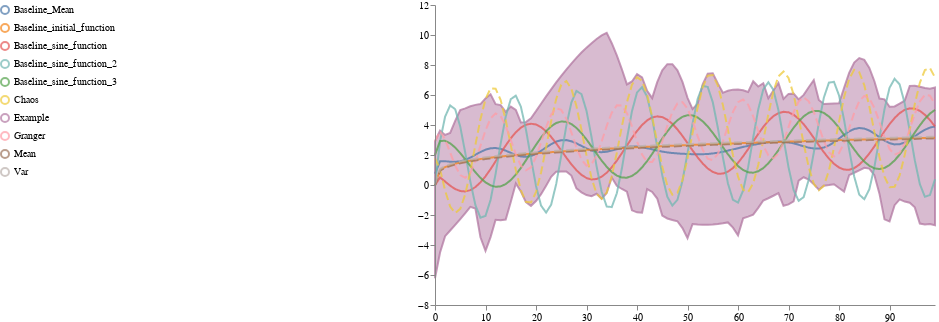
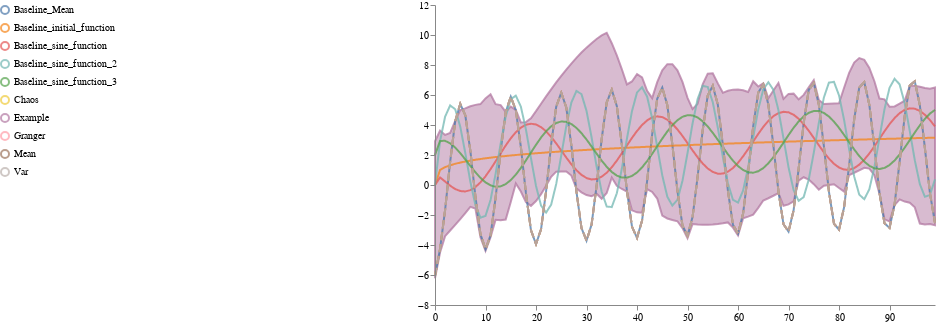
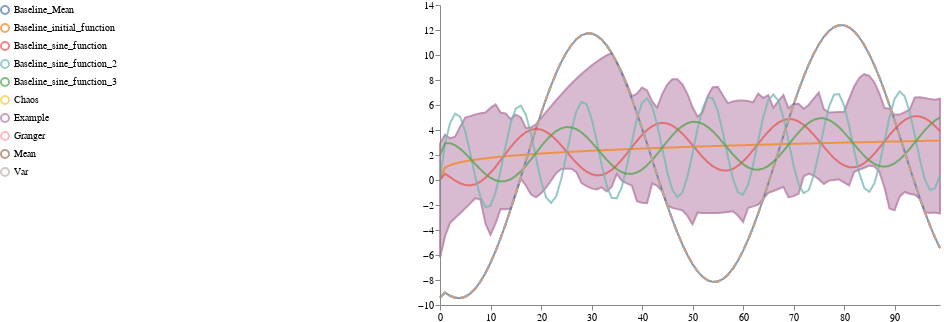
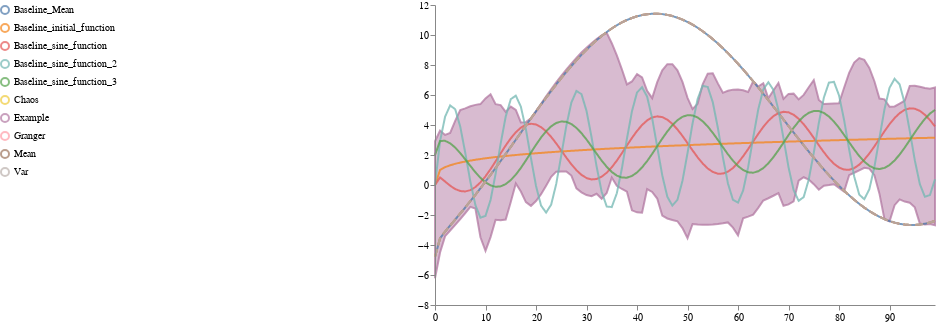

Write notebook code for charts like these, in order.
### Code cell
# #'timepoint_id', 'sample_id'
# sine_distribution = pd.read_csv("paper_sine_05/paper_sine_05_new_df.csv")
# sine_distribution = sine_distribution.rename(
#             columns={
#                 'Unnamed: 0.1': "timepoint_id",
#                 'Unnamed: 0': "100",
#             }
#         )
# sine_distribution = sine_distribution.melt(id_vars=["timepoint_id"], 
#         var_name="sample_id", 
#         value_name="same_stat_state")
name = "all_functions_kmeans"
timepoint_list = []
sine_list = []
sample_list = []


def save_result(data, name, ref_ext):
    """Save new reference files"""
    # _output_root.mkdir(parents=True, exist_ok=True)
    _output_root = 'output'
    mode = "w" if ref_ext == "svg" else "wb"
    with open(os.path.join(_output_root, f"{name}.{ref_ext}"), mode) as f:
        f.write(data)
        
def return_sine_function_3(function_name):
        if function_name == "initial_function":
                a, b, c, d = 0, 0, 0, np.random.randn()
                a2, b2, c2, d2 = 0, 0, 0, 0
        if function_name == "sine_function":
                a, b, c, d = 4*np.random.randn(), .25*np.random.randn(), np.pi*np.random.randn(), np.random.randn()
                a2, b2, c2, d2 = 2, .25, np.pi, 0
        if function_name == "sine_function_2":
                a, b, c, d = 4, .25*np.random.randn(), 2*np.pi*np.random.randn(), np.random.randn()
                a2, b2, c2, d2 = 4, .5, 2*np.pi, 0
        if function_name == "sine_function_3":
                a, b, c, d = 2, .25*np.random.randn(), np.pi*np.random.randn()/2, np.random.randn()
                a2, b2, c2, d2 = 2, .25, np.pi/2, 0
        def sine_function(x):
                return np.power(x, .25) + a*np.sin(b*x + c) + d
        def sine_function_default(x):
                return np.power(x, .25) + a2*np.sin(b2*x + c2) + d2
        function_parameters = {'a': np.round(a, 4), 'b': np.round(b, 4), 'c': np.round(c, 4), 'd':np.round(d, 4), 'a mean': a2, 'b mean': b2, 'c mean': c2, 'd mean':d2}
        return sine_function, sine_function_default, function_parameters

function_dataframe = pd.DataFrame(columns=['functions', 'sample_id', 'a', 'b', 'c', 'd', 'a_mean', 'b_mean', 'c_mean', 'c_mean'])
function_list = []
j = 0
all_functions ={}
for funct_name in ["initial_function", "sine_function", "sine_function_2", "sine_function_3"]:
    
    for _ in range(5):
        j+=1
        timepoint_list.extend([x for x in range(100)])
        sample_list.extend([j]*100)
        random_function,  sine_function_default, function_parameters = return_sine_function_3(funct_name)

        function_parameters['functions'] = funct_name
        function_parameters['sample_id'] = j
        function_list.append(function_parameters)
        sine_list.extend([random_function(x) for x in range(100)])
    all_functions[funct_name] = sine_function_default 

function_dataframe = pd.DataFrame(function_list)

sine_distribution= pd.DataFrame({'timepoint_id' : timepoint_list,
                   'sample_id' : sample_list,
                   'Example': sine_list})


traces_list = []   
 
#select_by "mean", "var", "granger"
examplary_line = pyciemss.visuals.trajectories.select_traces(sine_distribution, kmean=True)
best_samples_cluster = examplary_line[['sample_id', 'select_by', 'cluster']].drop_duplicates()
best_samples_df_list = []
for cluster in list(np.unique(examplary_line['cluster'])):    
        current_cluster_df = examplary_line[examplary_line['cluster'] == cluster]
        current_cluster_df = current_cluster_df.reset_index()
        examplary_lines_pivot = current_cluster_df[['examplary_line', 'mean_trajectory', 'timepoint', 'select_by']].pivot_table(
        values="examplary_line", index = ["timepoint", 'mean_trajectory'], columns="select_by"
        )
        examplary_lines_pivot = examplary_lines_pivot.reset_index()
        examplary_lines_pivot = examplary_lines_pivot.rename(columns = {'mean_trajectory': 'Baseline_Mean'})
        # for function_name, function in all_functions.items():
        #         examplary_lines_pivot["Baseline_" + function_name] = [function(x) for x in range(100)]
        schema = plots.trajectories(sine_distribution[['timepoint_id', 'sample_id', 'Example']], traces = examplary_lines_pivot)
        path = "{}_{}.json".format(name, cluster)
        image = plots.ipy_display(schema, format="PNG").data
        save_result(image, path, "png")
        plots.ipy_display(schema, format="interactive")

all_clusters = best_samples_cluster.merge(function_dataframe, how="inner", on="sample_id")
all_clusters.to_csv("output/{}.csv".format(name))
# table with sine variables of starting function and the formula of the best select_by lines and metrics1
